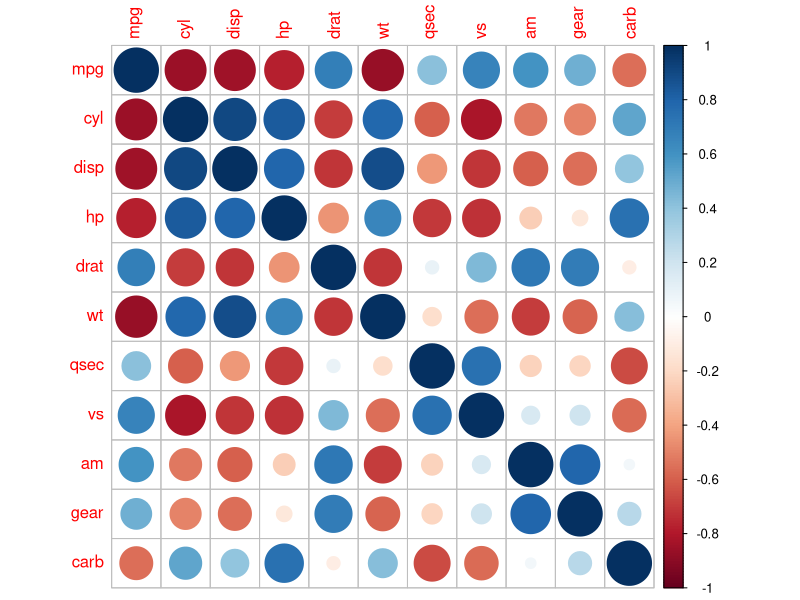
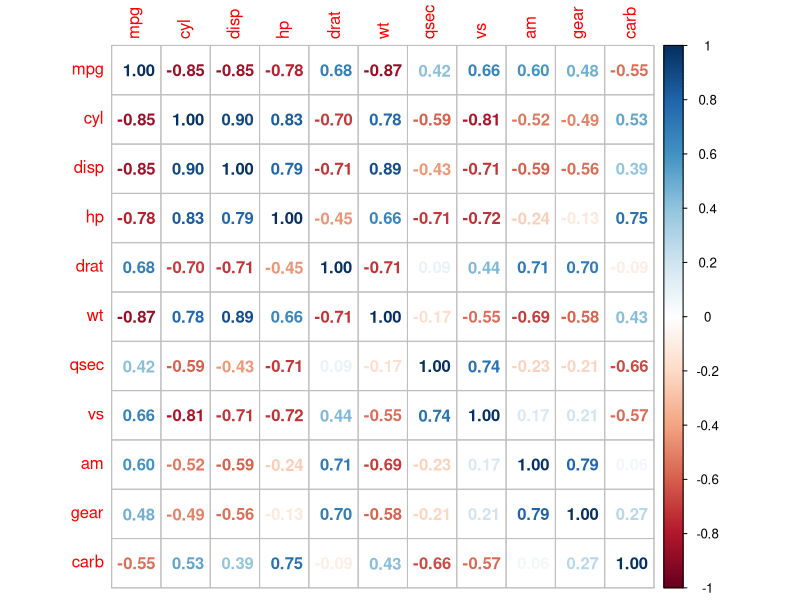
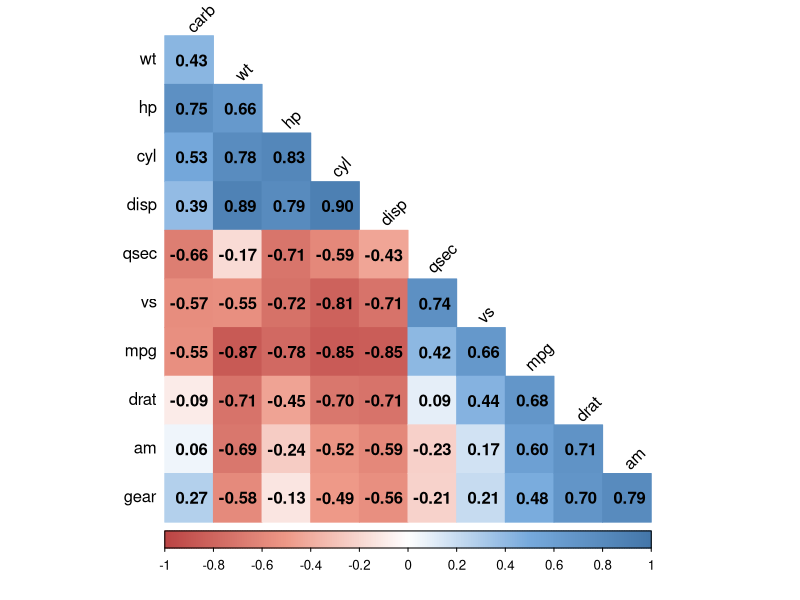

The R source for these figures, in order:
# 실업자 수와 개인 소비 지출의 상관관계

economics <- as.data.frame(ggplot2::economics)
cor.test(economics$unemploy, economics$pce)

# 상관행렬 히트맵 만들기

head(mtcars)

car_cor <- cor(mtcars) # 상관행렬 생성
round(car_cor, 2) # 소수점 셋째 자리에서 반올림해 출력

install.packages("corrplot")
library(corrplot) # 히트맵 패키지 로드

corrplot(car_cor) # 상관행렬 히트맵 생성

corrplot(car_cor, method = "number") # 원 대신 상관계수 표현 

col <- colorRampPalette(c("#BB4444", "#EE9988", "#FFFFFF", "#77AADD", "#4477AA"))

corrplot(car_cor, 
         method = "color", # 색깔로 표현
         col = col(200), # 색상 200개 선정
         type = "lower", # 왼쪽 아래 행렬만 표시
         order = "hclust", # 유사한 상관계수끼리 군집화
         addCoef.col = "black", # 상관계수 색깔
         tl.col = "black", # 변수명 색깔
         tl.srt = 45, # 변수명 45도 기울임
         diag = F) # 대각 행렬 제외외
